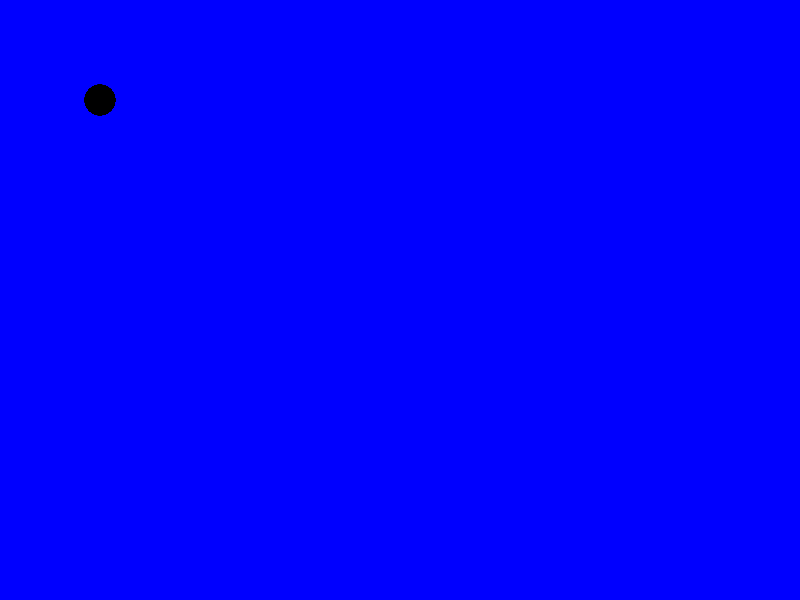
Frame 1 (no input)
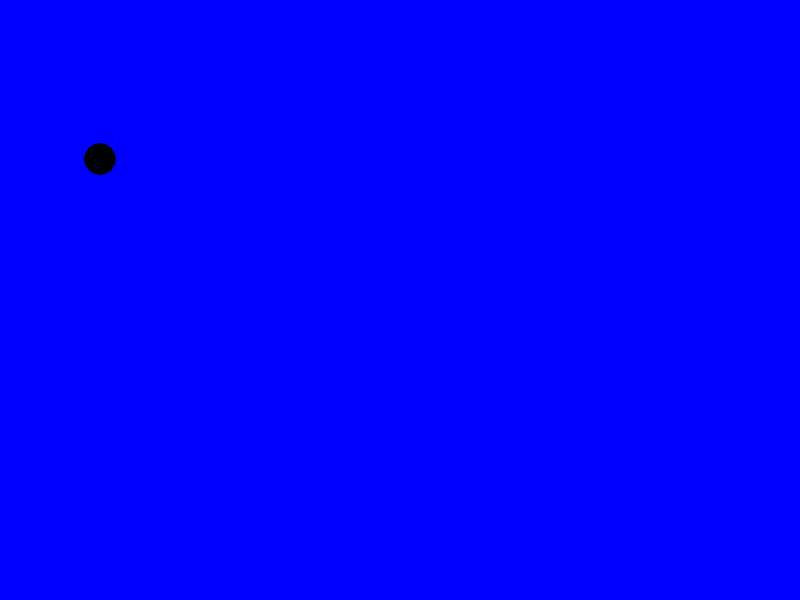
Frame 60 (no input)
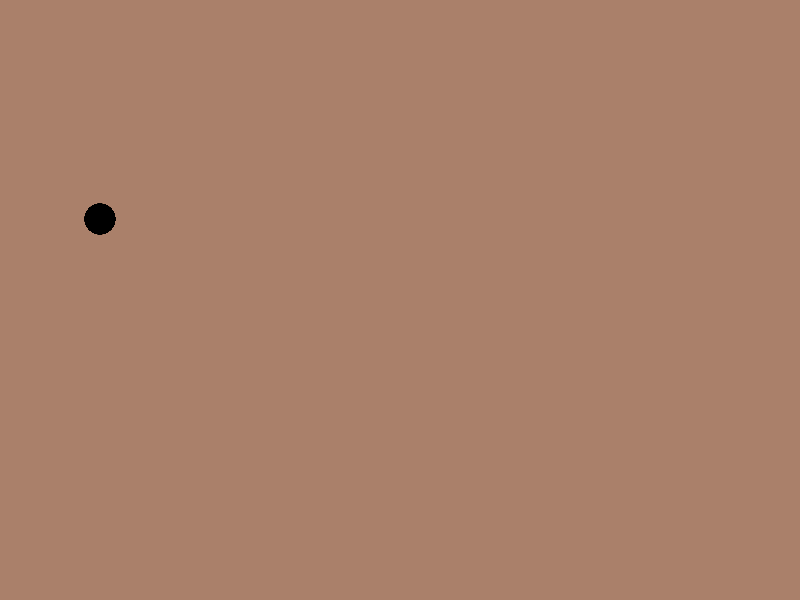
Frame 120 (the mouse pressed at the canvas centre since frame 60)

The p5.js sketch that drew these frames (run headless with seeded random() and noise() and a simulated clock; from frame 60 on, the mouse is pressed at the canvas centre):

// p5.js sketch
// ── sketch.js

  var xX = 100;
  var yY = 100;
  var diam = 30;
  var filz = [0, 100, 150, 200, 250];
  var filzVal = 0;
  // var movz = random(0.5, 2.5);
  var balz = [];

function setup(){
    createCanvas(800, 600);
    for (var i = 0; i < 50; i++) {
      balz[i] = display();
    }
}

function draw(){
    // background(0);
  var bgRed, bgGreen, bgBlue;

    bgRed = map(mouseX, 0, 600, 0, 255);
    bgGreen = map(mouseY, 0, 600, 0, 255);
    bgBlue = map(mouseX + mouseY, 0, 1200, 255, 0);

  background(bgRed, bgGreen, bgBlue);
  frameRate(60);
  fill(filz[filzVal]);
  for (var i = 0; i < 50; i++){
    display();
}
  // move();

  yY = yY + 1;
  if(yY > 600){
    yY = 0;
  }

}

function display(){

  ellipse(xX, yY, diam, diam);

}

function move(){
  yY =+ movz;

  if(yY > 600){
    yY = 0;
  }

}
